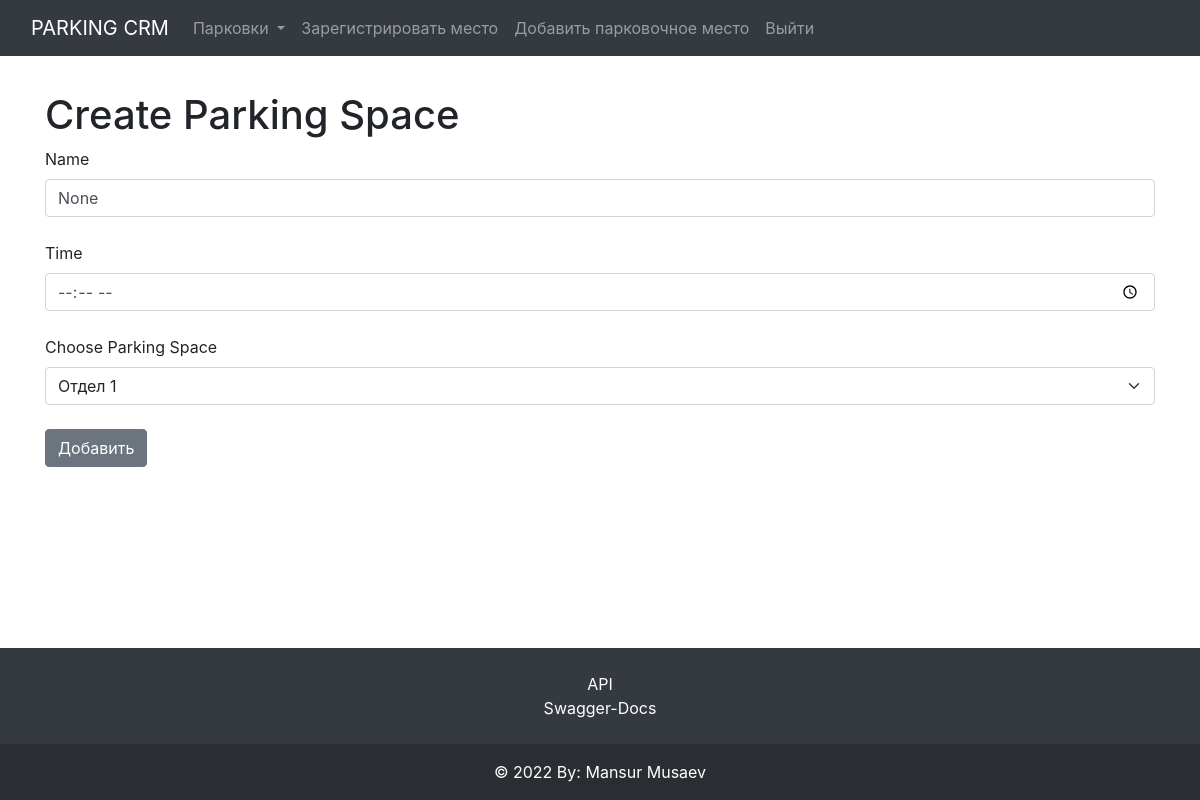
Before: /add_post/ (signed in) with the older database file.
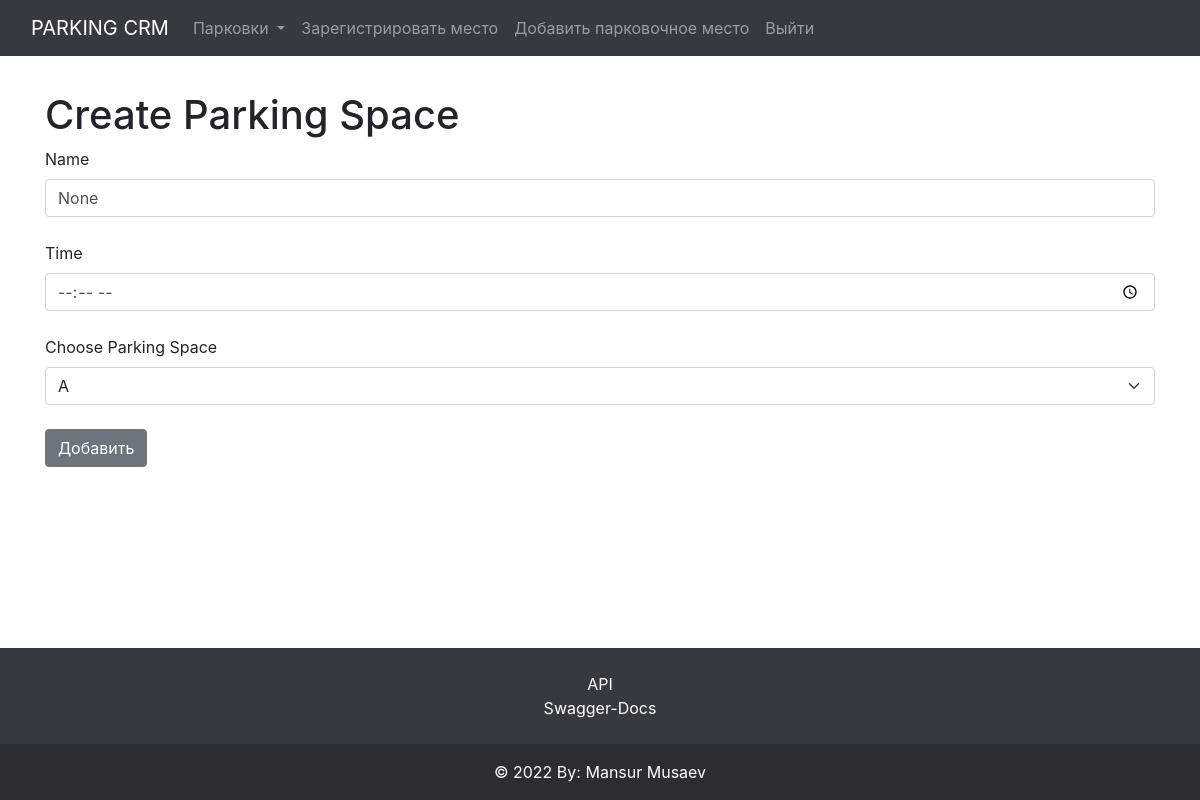
After: the same page with the newer database file.
### blogs/models.py (models this page shows, shortened)
class Category(models.Model):
    name = models.CharField(max_length=255, verbose_name='Имя парковки')
    def __str__(self):
        return self.name

### blogs/views.py (the view, shortened to what this page needs)
# urls.py: path(r'add_post/', CreatePostView.as_view(), name="add_post"),
class CreatePostView(LoginRequiredMixin, CreateView):
    model = Post
    form_class = PostForm
    template_name = 'add_post.html'

### blogs/forms.py
class PostForm(forms.ModelForm):
    class Meta:
        model = Post
        fields = ('full_name', 'time',  'category', )

### blogs/views.py (called while the page is built)
def category_list(request):
    category_list = Category.objects.exclude(name='default')
    context = {
        "category_list": category_list,
    }
    return context

### blogs/templates/add_post.html (shortened to what this page needs)
{% extends '_base.html' %}
{% load crispy_forms_tags %}
{% block content %}
{% if user.is_authenticated %}
    <h1>Create Parking Space</h1>
    <form method="POST" enctype="multipart/form-data">
        <label for="{{ form.full_name.id_for_label }}">Name</label>
        <input class="form-control" id="full_name" name="full_name" type="text" placeholder="Full Name" value="{{ form.full_name.value }}">
        <br>
        <label for="{{ form.time.id_for_label }}">Time</label>
        <input type="time" id="inputMDEx1" name="time" class="form-control" value="{{ form.time.value }}">
        <br>
        <label for="{{ form.category.id_for_label }}">Choose Parking Space</label>
        <select class="form-select" aria-label="Default select example" name="category">
            {% for choice in form.category %}
                <option {{ choice }} name="category"></option>
            {% endfor %}
        </select>
        <br>
        <button class="btn btn-secondary">Добавить</button>
    </form>
{% else %}
    Вы не авторизированный!!!
{% endif %}
{% endblock %}

Changed rows visible on the page:
changed Category: category "Отдел 1" → "A"
